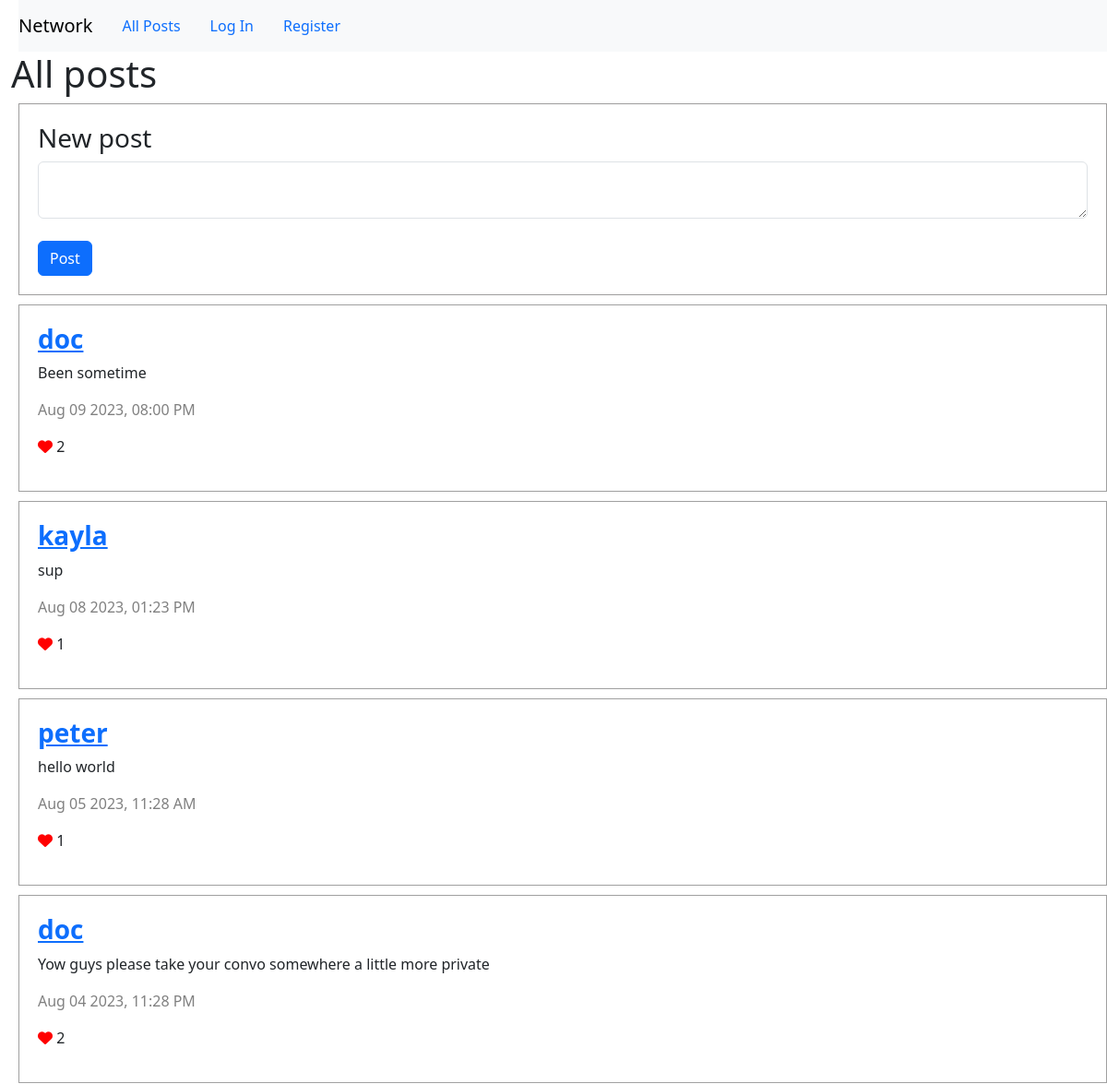
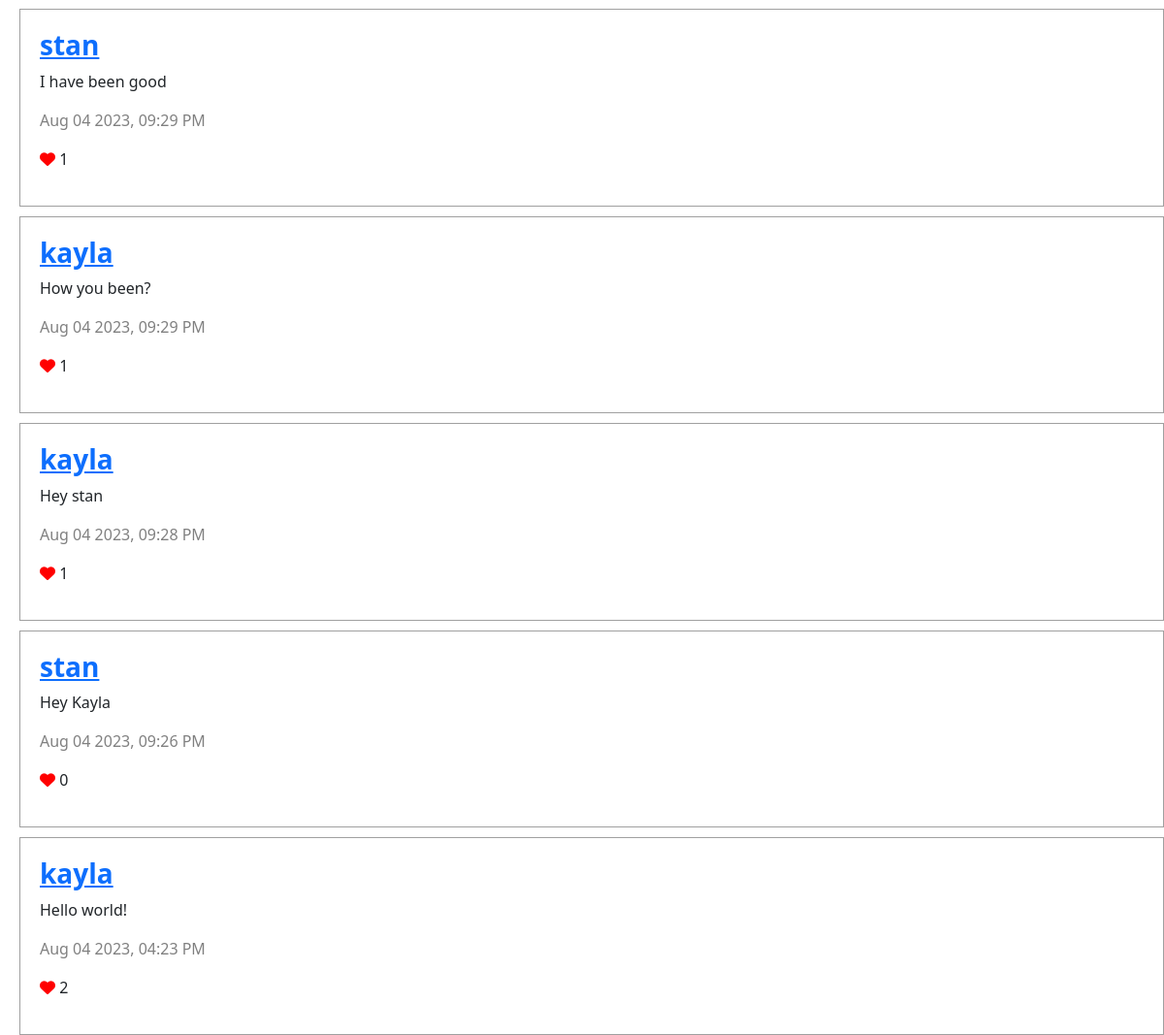
The page / on the database its author committed (2 pictures, top to bottom).
### network/models.py (models this page shows)
class User(AbstractUser):
    pass

class Post(models.Model):
    user= models.ForeignKey(User, on_delete=models.CASCADE, related_name="emails")
    text=models.TextField(blank=True)
    timestamp = models.DateTimeField(auto_now_add=True)
    def serialize(self):
        try:
            likes_count=Like.objects.filter(post=self).all().count()
        except Like.DoesNotExist:
            likes_count=0
        return{
            "id":self.id,
            "user":self.user.username,
            "text":self.text,
            "likes":likes_count,
            "timestamp":self.timestamp.strftime("%b %d %Y, %I:%M %p"),
        }

### network/views.py (the view)
# urls.py: path("", views.index, name="index"),
def index(request):
    posts=Post.objects.all()
    posts=posts.order_by("-timestamp").all()
    serializedposts=[post.serialize() for post in posts]
    return render(request,'network/index.html',{
        "posts":serializedposts,
        "ispost":request.user
    })

### network/templates/network/index.html (shortened to what this page needs)
{% extends "network/layout.html" %}
{%load static%}
{% block body %}
 <h1>All posts</h1>
<div id="newposts">
    <h3>New post</h3>
    <form>
        <textarea class="form-control" id="text" rows="2" cols="50"></textarea></br>
        <input type="submit" class="btn btn-primary" value="Post" id="btn" data-url="{% url 'post'%}"/>
    </form>
</div>
    <div id="posts" data-url="{%url 'post'%}">
        {%for post in posts %}
          <div class="post">
          <h3><a href="{%url 'profile' post.user%}"><strong>{{post.user}}</strong></a></h3>
          <p>{{post.text}}</p>
          <p class="time">{{post.timestamp}}</p>
          <p><i class="fas fa-heart" data-url="{% url 'like' post.id %}"></i> {{post.likes}}</p>
         </div>
        {%endfor%}
    </div>
{% endblock %}

### network/templates/network/layout.html (shortened to what this page needs)
{% load static %}
<!DOCTYPE html>
<html lang="en">
    <head>
        <link rel="stylesheet" href="https://cdn.jsdelivr.net/npm/bootstrap@5.3.1/dist/css/bootstrap.min.css">
        <link href="{% static 'network/styles.css' %}" rel="stylesheet">
    </head>
    <body>
        <nav class="navbar navbar-expand-lg navbar-light bg-light">
            <a class="navbar-brand" href="#">Network</a>
            <div>
              <ul class="nav">
                <li class="nav-item">
                  <a class="nav-link" href="{% url 'index' %}">All Posts</a>
                </li>
                {% if user.is_authenticated %}
                    <li class="nav-item">
                        <a class="nav-link" href="{%url 'following'%}">Following</a>
                    </li>
                    <li class="nav-item">
                        <a class="nav-link" href="{% url 'logout' %}">Log Out</a>
                    </li>
                {% else %}
                    <li class="nav-item">
                        <a class="nav-link" href="{% url 'login' %}">Log In</a>
                    </li>
                    <li class="nav-item">
                        <a class="nav-link" href="{% url 'register' %}">Register</a>
                    </li>
                {% endif %}
              </ul>
            </div>
          </nav>
        <div class="body">
            {% block body %}
            {% endblock %}
        </div>
    </body>
</html>

### network/static/network/styles.css (style rules this page uses)
body { margin-left: 20px; }
#newposts { border: 1px solid rgb(158, 157, 157); padding: 20px; }
.post { border: 1px solid rgb(160, 160, 160); margin-top: 10px; padding: 20px; }
h1 { margin-left: -8px; }
.time { color:gray; }
.fas { color: red; }

### rows shown on the page
User: user "doc" "doc"
Post: text "Been sometime"
User: user "kayla" "kayla" "kayla" "kayla"
Post: text "sup"
User: user "peter"
Post: text "hello world"
Post: text "Yow guys please take your convo somewhere a little more private"
User: user "stan" "stan"
Post: text "I have been good"
Post: text "How you been?"
Post: text "Hey stan"
Post: text "Hey Kayla"
Post: text "Hello world!"

### other values the page prints
{{ post.timestamp }} "Aug 09 2023, 08:00 PM" "Aug 08 2023, 01:23 PM" "Aug 05 2023, 11:28 AM" "Aug 04 2023, 11:28 PM" "Aug 04 2023, 09:29 PM" "Aug 04 2023, 09:29 PM" "Aug 04 2023, 09:28 PM" "Aug 04 2023, 09:26 PM" "Aug 04 2023, 04:23 PM"
{{ post.likes }} "2" "1" "1" "2" "1" "1" "1" "0" "2"
